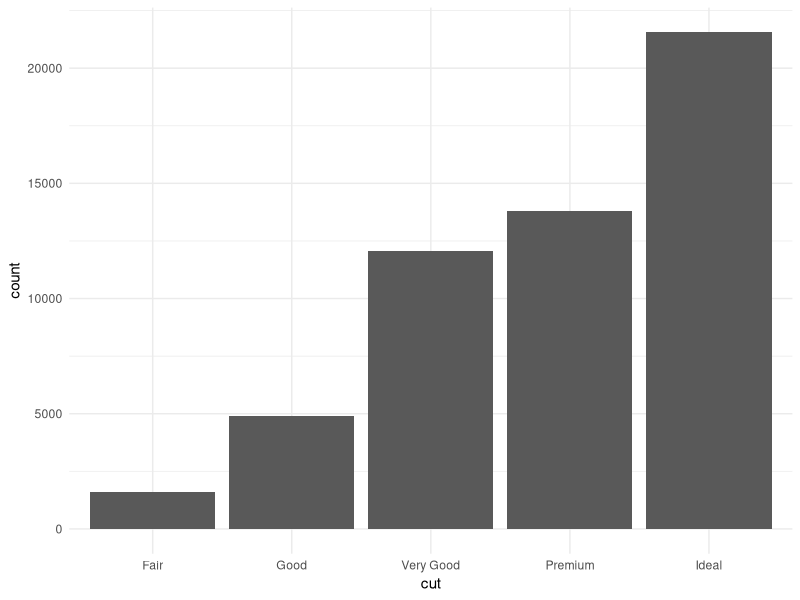

Recreate this plot in R.
###Data wrangling with R

library(tidyverse)


?diamonds
view(diamonds)


#  Subset by row with filter()----------

?filter

#filer row from specific column by value or char
diamond_sm <- filter(diamonds, price > 1000)
diamond_sm

diamond_sm <- filter(diamonds, cut == "Ideal")
diamond_sm


diamond_sm <- filter(diamonds,
                     cut == "Ideal",
                     price >10000)
diamond_sm

#Checks missing value
diamond_sm <- is.na(diamonds)

# --------------------------------------------------------------------------------
# Subset by column with select()---------------

?select

# Select specific column from datasets
diamond_sm <- select(diamonds, color,cut) 
diamond_sm

# Select column from start 1 to 4 from dataset
diamond_sm <- select(diamonds, 1:4)
diamond_sm


# Select column which column names starts with C
diamond_sm <- select(diamonds, starts_with("c"))
diamond_sm

# Select column which column names contain any specific latter  "C"
diamond_sm <- select(diamonds, contains("t"))
diamond_sm


# Select a column you want as first column with all columns from datasets
diamond_sm <- select(diamonds, price, everything())
diamond_sm

#Remove specific column from dataset using - before coumn name
diamond_sm <- select(diamonds, -price)
diamond_sm
#--------------------------------------------------------------------------------

## reorder row with arrange() function

diamond_arr <- diamonds %>%
           arrange(color)
diamond_arr

#arrange by two criteria
diamond_arr <- diamonds %>%
  arrange(color, carat)
diamond_arr

#arrange by descending order
diamond_arr <- diamonds %>% 
            arrange(desc(carat))
diamond_arr
#--------------------------------------------------------------------------------

## Add or modify columns by mutate function

diamond_new <- diamonds %>% 
           mutate(mass.g = 0.20 * carat)
diamond_new
glimpse(diamond_new)


#create two columns with added price per carat column
diamond_new <- diamonds %>% 
         mutate(maas.g  = 0.20 * carat,
                price_per_carat = price / carat)
diamond_new


#create 3 columns with chamge cut column obs as lower case
diamond_new <- diamonds %>% 
  mutate(maas.g  = 0.20 * carat,
         price_per_carat = price / carat,
         cut = tolower(cut))
diamond_new
glimpse(diamond_new)


#added additional column expensive_tf to check price is greater than 1000
diamond_new <- diamonds %>% 
  mutate(maas.g  = 0.20 * carat,
         price_per_carat = price / carat,
         cut = tolower(cut),
         expensive_tf = price > 1000)
diamond_new
glimpse(diamond_new)
#--------------------------------------------------------------------------------

?slice_max
?bind_row
?left_join
?rename
?case_when


##  Grouped summarise by guroup() and summarize()

diamond_grp <- diamonds %>% 
          group_by(cut) %>% 
          summarise(mean(price))
diamond_grp



diamond_grp <- diamonds %>% 
            group_by(cut) %>% 
            summarise(avg_price =  mean(price),
                      sd_price = sd(price))
diamond_grp

## group by more than 1 thing 
diamond_grp <- diamonds %>% 
  group_by(cut, color) %>% 
  summarise(avg_price =  mean(price),
            sd_price = sd(price))
diamond_grp




## count by cut and color
diamond_cnt <- diamonds %>% 
            count(cut, color)
diamond_cnt


## aggregate function is used to calculate the mean of the value column


# Sample data frame
data <- data.frame(
  group = c("A", "A", "B", "B", "A", "B"),
  value = c(1, 2, 3, 4, 5, 6)
)

# Calculate the mean of 'value' for each group 'group'
result <- aggregate(value ~ group, data = data, FUN = mean)

# Print the result
print(result)

## ggplot bar chart with theme

ggplot(diamonds,
       aes(x = cut))+
  geom_bar() +
  theme_minimal()
